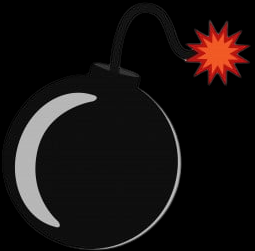
#> input picture bcas-workshop-30-01-2024/1-virtual-driving/games/0-tank-game/media/images/bomb.png, 255 x 251 px
$ python -i utils.py   (imports and definitions only)
#> lines starting #> are read from the running program, lines starting #| are printed output that depends on the picture; after the words box and inside, x2 and y2 are one past the last pixel; in counts of white or black regions, pixels touching at a corner belong together
#> further down, picture is the input picture: shape (251, 255, 3); mean B, G, R 16.4, 17.1, 21.5
import cv2
import numpy as np

def get_dominant_color(frame, threshold=500):
    # Convert the BGR image to HSV
#> called with threshold = 500
    hsv = cv2.cvtColor(frame, cv2.COLOR_BGR2HSV)
#> hsv: shape (251, 255, 3); mean H, S, V 1.2, 7.3, 21.5

    # Define color ranges in HSV
    lower_red = np.array([0, 100, 100])
    upper_red = np.array([10, 255, 255])

    lower_green = np.array([40, 40, 40])
    upper_green = np.array([80, 255, 255])

    lower_blue = np.array([100, 100, 100])
    upper_blue = np.array([140, 255, 255])

    # Threshold the image to get only specified colors
    mask_red = cv2.inRange(hsv, lower_red, upper_red)
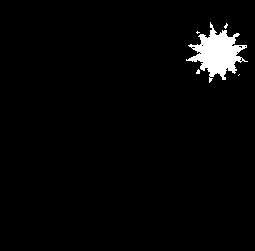
#> mask_red: shape (251, 255); 2.6% white; 5 white regions (4 under 20 px), largest, box (x1, y1, x2, y2) and area: (186, 22, 248, 83) 1656
    mask_green = cv2.inRange(hsv, lower_green, upper_green)
#> mask_green: shape (251, 255); every value is 0
    mask_blue = cv2.inRange(hsv, lower_blue, upper_blue)

    # Get the area of each color
    red_area = cv2.countNonZero(mask_red)
#> red_area = 1692
    green_area = cv2.countNonZero(mask_green)
#> green_area = 0
    blue_area = cv2.countNonZero(mask_blue)
#> blue_area = 0

    # Determine the dominant color
    dominant_color = "Unknown"
    max_area = max(red_area, green_area, blue_area)
#> max_area = 1692

    if max_area > threshold:
        if max_area == red_area:
            dominant_color = "Red"
        elif max_area == green_area:
            dominant_color = "Green"
        elif max_area == blue_area:
            dominant_color = "Blue"

    return dominant_color

>>> import cv2
>>> picture = cv2.imread('../../../../bcas-workshop-30-01-2024/1-virtual-driving/games/0-tank-game/media/images/bomb.png')
>>> result = get_dominant_color(picture)
#> result = 'Red'
